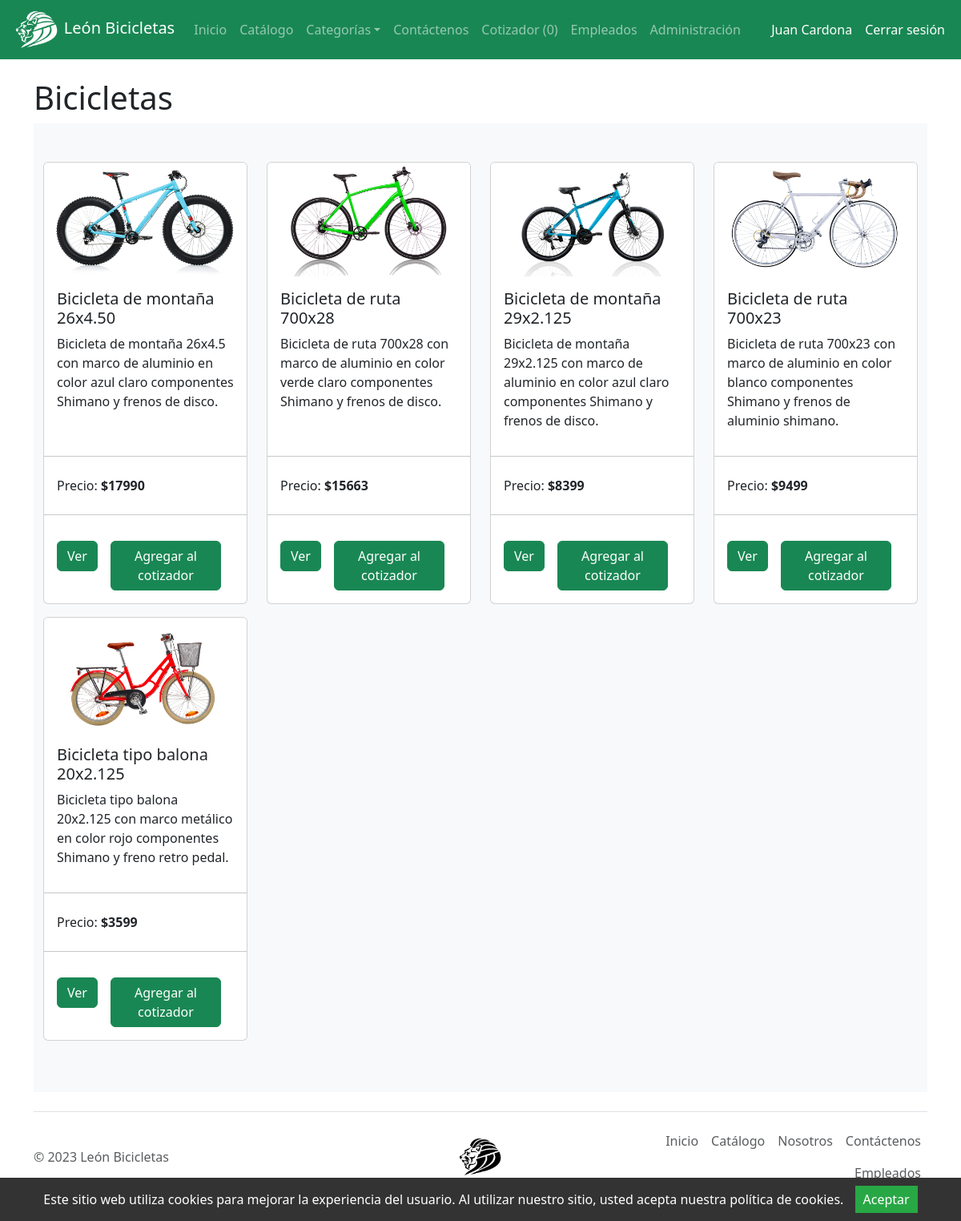
Screenshot of /es/categorias/bicicletas.php (signed in) with the database file from the repository.
### tables this page shows
create table productos (
idProd int primary key auto_increment,
nomProd varchar(45),
imgProd varchar(45),
descripcionProd varchar(200),
precio int(10),
stock int(10),
idCat int(10)
);

### es/categorias/bicicletas.php (the view, shortened to what this page needs)
<?php
include '../cotizar.php';
include '../TEMPLATE/head.php';
include '../TEMPLATE/nav.php';
?>
<div class="container">
    <br>
    <h1>Bicicletas</h1>
    <div class="album py-5 bg-body-tertiary">
        <div class="container">
            <div class="row row-cols-1 row-cols-sm-2 row-cols-md-3 row-cols-lg-4">
                <?php
                $sql = "SELECT * FROM productos WHERE idCat = 1";
                if ($resultado = $conn->query($sql)) {
                    if ($resultado->num_rows > 0) {
                        while ($row = $resultado->fetch_array()) {
                            echo '<div class="col pb-3">';
                            echo '<div class="card h-100">';
                            echo '<img src="../images/' . $row['imgProd'] . '" class="card-img-top" alt="...">';
                            echo '<div class="card-body d-flex flex-column">';
                            echo '<h5 class="card-title">' . $row['nomProd'] . '</h5>';
                            echo '<p class="card-text">' . $row['descripcionProd'] . '</p>';
                            echo '</div>';
                            echo '<div class="align-text-bottom">';
                            echo '<hr>';
                            echo '<ul class="list-group list-group-flush">';
                            echo '<li class="list-group-item">Precio: <b>$' . $row['precio'] . '</b></li>';
                            echo '</ul>';
                            echo '<hr>';
                            echo '<div class="card-body d-inline-flex">';
                            echo '<form>';
                            echo '<a class="btn btn-success" href="../verProducto.php?id=' . $row['idProd'] . '">Ver</a>';
                            echo '</form>';
                            echo '<form action="" method="post">';
                            echo '<button class="btn btn-success mx-3" name="btnAccion" type="submit" value="Agregar">Agregar al cotizador</button>';
                            echo '</form>';
                            echo '</div>';
                            echo '</div>';
                            echo '</div>';
                            echo '</div>';
                        }
                    } else {
                        echo '<div class="alert alert-danger"><em>Pronto agregaremos nuevos productos.</em></div>';
                    }
                } else {
                    echo "Ups! Algo salió mal. Intenta más tarde.";
                }
                ?>
            </div>
        </div>
    </div>
</div>
<?php
include '../TEMPLATE/footer.php';
?>

### rows the page displays
productos: imgProd (picture), nomProd "Bicicleta de montaña 26x4.50", descripcionProd "Bicicleta de montaña 26x4.5 con marco de aluminio en color azul claro componentes Shimano y frenos de disco.", precio "17990"
productos: imgProd (picture), nomProd "Bicicleta de ruta 700x28", descripcionProd "Bicicleta de ruta 700x28 con marco de aluminio en color verde claro componentes Shimano y frenos de disco.", precio "15663"
productos: imgProd (picture), nomProd "Bicicleta de montaña 29x2.125", descripcionProd "Bicicleta de montaña 29x2.125 con marco de aluminio en color azul claro componentes Shimano y frenos de disco.", precio "8399"
productos: imgProd (picture), nomProd "Bicicleta de ruta 700x23", descripcionProd "Bicicleta de ruta 700x23 con marco de aluminio en color blanco componentes Shimano y frenos de aluminio shimano.", precio "9499"
productos: imgProd (picture), nomProd "Bicicleta tipo balona 20x2.125", descripcionProd "Bicicleta tipo balona 20x2.125 con marco metálico en color rojo componentes Shimano y freno retro pedal.", precio "3599"

### other values shown
$_SESSION["nombre"] "Juan"
$_SESSION["apellido"] "Cardona"
